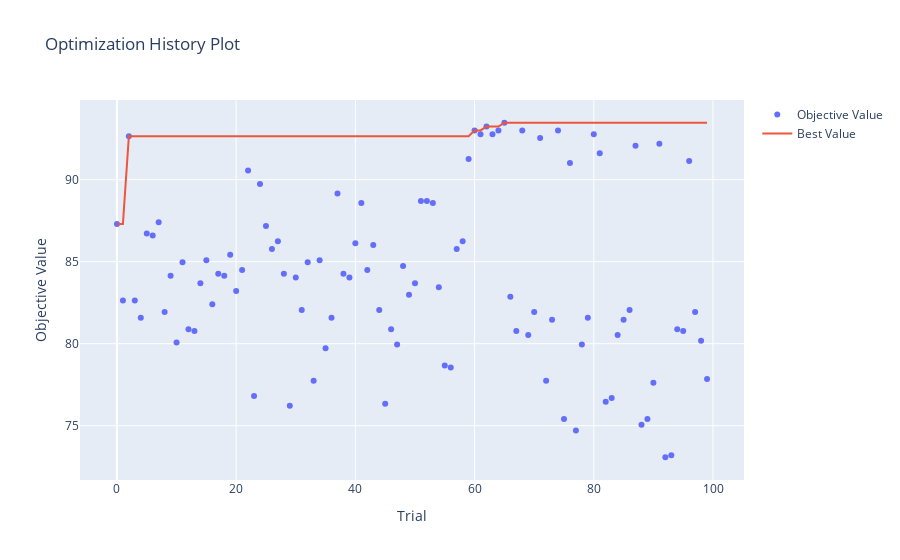
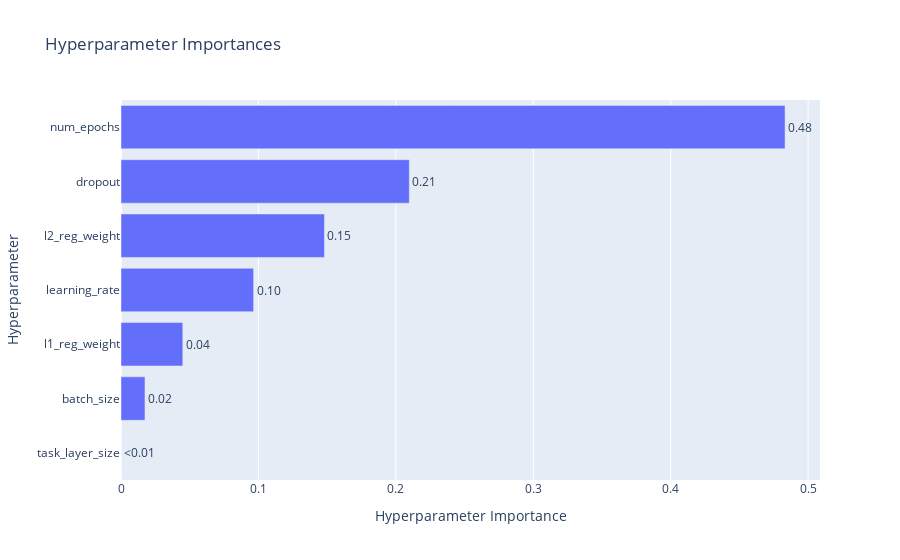

Notebook source saved alongside these figures, in order:
### Markdown cell above
##### getting optuna trial info and visulization

### Code cell
try:
    import optuna.visualization as vis
    vis.plot_optimization_history(study).show()
    vis.plot_param_importances(study).show()
except ImportError:
    print("Optuna visualization is not available. Install optuna[visualization] for plotting.")

### Figure 1 — Plotly figure (JSON) as saved in the notebook; plotly's stock layout.template omitted (floating-point values rounded to 4 significant figures)
{"data": [{"mode": "markers", "name": "Objective Value", "type": "scatter", "x": [0, 1, 2, 3, 4, 5, 6, 7, 8, 9, 10, 11, 12, 13, 14, 15, 16, 17, 18, 19, 20, 21, 22, 23, 24, 25, 26, 27, 28, 29, 30, 31, 32, 33, 34, 35, 36, 37, 38, 39, 40, 41, 42, 43, 44, 45, 46, 47, 48, 49, 50, 51, 52, 53, 54, 55, 56, 57, 58, 59, 60, 61, 62, 63, 64, 65, 66, 67, 68, 69, 70, 71, 72, 73, 74, 75, 76, 77, 78, 79, 80, 81, 82, 83, 84, 85, 86, 87, 88, 89, 90, 91, 92, 93, 94, 95, 96, 97, 98, 99], "y": [87.3, 82.63, 92.66, 82.63, 81.59, 86.71, 86.6, 87.41, 81.93, 84.15, 80.07, 84.97, 80.89, 80.77, 83.68, 85.08, 82.4, 84.27, 84.15, 85.43, 83.22, 84.5, 90.56, 76.81, 89.74, 87.18, 85.78, 86.25, 84.27, 76.22, 84.03, 82.05, 84.97, 77.74, 85.08, 79.72, 81.59, 89.16, 84.27, 84.03, 86.13, 88.58, 84.5, 86.01, 82.05, 76.34, 80.89, 79.95, 84.73, 82.98, 83.68, 88.69, 88.69, 88.58, 83.45, 78.67, 78.55, 85.78, 86.25, 91.26, 93.01, 92.77, 93.24, 92.77, 93.01, 93.47, 82.87, 80.77, 93.01, 80.54, 81.93, 92.54, 77.74, 81.47, 93.01, 75.41, 91.03, 74.71, 79.95, 81.59, 92.77, 91.61, 76.46, 76.69, 80.54, 81.47, 82.05, 92.07, 75.06, 75.41, 77.62, 92.19, 73.08, 73.19, 80.89, 80.77, 91.14, 81.93, 80.19, 77.86]}, {"mode": "lines", "name": "Best Value", "type": "scatter", "x": [0, 1, 2, 3, 4, 5, 6, 7, 8, 9, 10, 11, 12, 13, 14, 15, 16, 17, 18, 19, 20, 21, 22, 23, 24, 25, 26, 27, 28, 29, 30, 31, 32, 33, 34, 35, 36, 37, 38, 39, 40, 41, 42, 43, 44, 45, 46, 47, 48, 49, 50, 51, 52, 53, 54, 55, 56, 57, 58, 59, 60, 61, 62, 63, 64, 65, 66, 67, 68, 69, 70, 71, 72, 73, 74, 75, 76, 77, 78, 79, 80, 81, 82, 83, 84, 85, 86, 87, 88, 89, 90, 91, 92, 93, 94, 95, 96, 97, 98, 99], "y": [87.3, 87.3, 92.66, 92.66, 92.66, 92.66, 92.66, 92.66, 92.66, 92.66, 92.66, 92.66, 92.66, 92.66, 92.66, 92.66, 92.66, 92.66, 92.66, 92.66, 92.66, 92.66, 92.66, 92.66, 92.66, 92.66, 92.66, 92.66, 92.66, 92.66, 92.66, 92.66, 92.66, 92.66, 92.66, 92.66, 92.66, 92.66, 92.66, 92.66, 92.66, 92.66, 92.66, 92.66, 92.66, 92.66, 92.66, 92.66, 92.66, 92.66, 92.66, 92.66, 92.66, 92.66, 92.66, 92.66, 92.66, 92.66, 92.66, 92.66, 93.01, 93.01, 93.24, 93.24, 93.24, 93.47, 93.47, 93.47, 93.47, 93.47, 93.47, 93.47, 93.47, 93.47, 93.47, 93.47, 93.47, 93.47, 93.47, 93.47, 93.47, 93.47, 93.47, 93.47, 93.47, 93.47, 93.47, 93.47, 93.47, 93.47, 93.47, 93.47, 93.47, 93.47, 93.47, 93.47, 93.47, 93.47, 93.47, 93.47]}, {"marker": {"color": "#cccccc"}, "mode": "markers", "name": "Infeasible Trial", "showlegend": false, "type": "scatter", "x": [], "y": []}], "layout": {"title": {"text": "Optimization History Plot"}, "xaxis": {"title": {"text": "Trial"}}, "yaxis": {"title": {"text": "Objective Value"}}}}

### Figure 2 — Plotly figure (JSON) as saved in the notebook; plotly's stock layout.template omitted (floating-point values rounded to 4 significant figures)
{"data": [{"cliponaxis": false, "hovertemplate": ["task_layer_size (IntDistribution): 0.0<extra></extra>", "batch_size (CategoricalDistribution): 0.01745067164542688<extra></extra>", "l1_reg_weight (FloatDistribution): 0.04496484545947347<extra></extra>", "learning_rate (FloatDistribution): 0.09648510614814056<extra></extra>", "l2_reg_weight (FloatDistribution): 0.1480584067440834<extra></extra>", "dropout (FloatDistribution): 0.2098083398986582<extra></extra>", "num_epochs (IntDistribution): 0.48323263010421746<extra></extra>"], "name": "Objective Value", "orientation": "h", "text": ["<0.01", "0.02", "0.04", "0.10", "0.15", "0.21", "0.48"], "textposition": "outside", "type": "bar", "x": [0, 0.01745, 0.04496, 0.09649, 0.1481, 0.2098, 0.4832], "y": ["task_layer_size", "batch_size", "l1_reg_weight", "learning_rate", "l2_reg_weight", "dropout", "num_epochs"]}], "layout": {"title": {"text": "Hyperparameter Importances"}, "xaxis": {"title": {"text": "Hyperparameter Importance"}}, "yaxis": {"title": {"text": "Hyperparameter"}}}}
